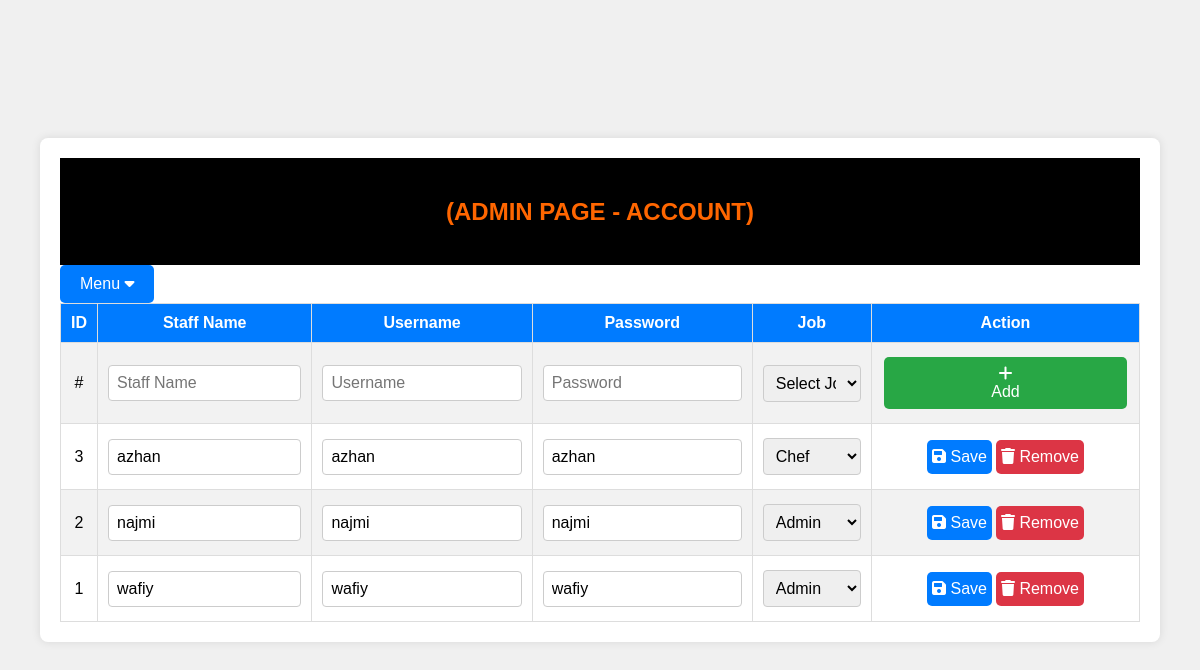
/admin_account.php (signed in), run on the app's committed database.
### tables this page shows
CREATE TABLE `staff_details` (
  `id` int(250) NOT NULL,
  `staff_name` varchar(250) NOT NULL,
  `username` varchar(255) DEFAULT NULL,
  `password` varchar(255) DEFAULT NULL,
  `job` varchar(250) NOT NULL
);

### admin_account.php (the view, shortened to what this page needs)
<?php
include "connection.php";
?>
<!DOCTYPE html>
<html lang="en">
<head>
    <link rel="stylesheet" href="https://cdnjs.cloudflare.com/ajax/libs/font-awesome/6.0.0-beta3/css/all.min.css">
    <link rel="stylesheet" href="https://cdn.jsdelivr.net/npm/sweetalert2@11/dist/sweetalert2.min.css">
</head>
<body>
    <div class="container">
        <div class="header">
            <h2>(ADMIN PAGE - ACCOUNT)</h2>
        </div>
        <div class="dropdown">
            <button class="dropbtn">Menu <i class="fas fa-caret-down"></i></button>
        </div>
        <table>
            <tr>
                <th>ID</th>
                <th>Staff Name</th>
                <th>Username</th>
                <th>Password</th>
                <th>Job</th>
                <th>Action</th>
            </tr>
            <tr>
            <form id="add-staff-form">
    <td>#</td>
    <td><input type="text" name="staff_name" placeholder="Staff Name" required></td>
    <td><input type="text" name="username" placeholder="Username" required></td>
    <td><input type="text" name="password" placeholder="Password" required></td>
    <td>
        <select name="job" required>
            <option value="">Select Job</option>
        </select>
    </td>
    <td><button type="submit" class="add-button"><i class="fas fa-plus"></i> Add</button></td>
</form>
<?php
$sql = "SELECT * FROM staff_details ORDER BY id DESC";
$result = $conn->query($sql);
if ($result->num_rows > 0) {
    while($row = $result->fetch_assoc()) {
        echo "<tr>";
        echo "<form class='edit-form'>";
        echo "<td>" . $row["id"] . "</td>";
        echo "<td><input type='text' name='name' value='" . $row["staff_name"] . "' required></td>";
        echo "<td><input type='text' name='username' value='" . $row["username"] . "' required></td>";
        echo "<td><input type='text' name='password' value='" . $row["password"] . "' required></td>";
        echo "<td>
                <select name='job' required>
                    <option value='Admin'" . ($row["job"] == "Admin" ? " selected" : "") . ">Admin</option>
                    <option value='Chef'" . ($row["job"] == "Chef" ? " selected" : "") . ">Chef</option>
                </select>
              </td>";
        echo "<td><button type='submit' class='save-button'><i class='fas fa-save'></i> Save</button>";
        echo "<a href='#' class='remove-button' data-id='" . $row["id"] . "'><i class='fas fa-trash'></i> Remove</a></td>";
        echo "</form>";
        echo "</tr>";
    }
} else {
    echo "<tr><td colspan='6'>No staff members found.</td></tr>";
}
?>
        </table>
    </div>
</body>
</html>

### admin_account.php (style rules this page uses)
body { font-family: Arial, sans-serif; background-color: #f0f0f0; margin: 0; display: flex; justify-content: center; align-items: center; height: 100vh; flex-direction: column; }
.container { width: 90%; background-color: #ffffff; border-radius: 8px; box-shadow: 0 0 10px rgba(0, 0, 0, 0.1); margin-bottom: 20px; max-height: 100vh; padding: 20px; }
.header { background-color: #000000; color: #ff6600; text-align: center; padding: 20px; }
table { width: 100%; border-collapse: collapse; background-color: #ffffff; }
th, td { border: 1px solid #dddddd; padding: 10px; text-align: center; word-wrap: break-word; }
th { background-color: #007bff; color: #ffffff; font-weight: bold; }
tr:nth-child(even) { background-color: #f2f2f2; }
input[type="text"], input[type="password"], select { width: 100%; padding: 8px; margin: 4px 0; box-sizing: border-box; border: 1px solid #ccc; border-radius: 4px; font-size: 16px; }
button { padding: 5px 10px; margin-right: 5px; border: none; border-radius: 5px; cursor: pointer; }
.remove-button { background-color: #6c757d; color: #fff; }
.dropdown { position: relative; display: inline-block; margin-right: 10px; }
.dropbtn { padding: 10px 20px; font-size: 16px; margin-right: 5px; border: none; border-radius: 5px; cursor: pointer; background-color: #007bff; color: white; }
.add-button { background-color: #28a745; color: #ffffff; border: none; padding: 8px 100px; text-align: center; text-decoration: none; display: inline-block; font-size: 16px; margin: 4px 2px; cursor: pointer; border-radius: 5px; transition: background-color 0.3s; }
.save-button { background-color: #007bff; color: #ffffff; border: none; padding: 8px 5px; text-align: center; text-decoration: none; display: inline-block; font-size: 16px; margin: 4px 2px; cursor: pointer; border-radius: 5px; transition: background-color 0.3s, box-shadow 0.3s; }
.remove-button { background-color: #dc3545; color: #ffffff; border: none; padding: 8px 5px; text-align: center; text-decoration: none; display: inline-block; font-size: 16px; margin: 4px 2px; cursor: pointer; border-radius: 5px; transition: background-color 0.3s, box-shadow 0.3s; }

### data on the page
staff_details: id "3", name "azhan", username "azhan", password "azhan", job "Chef"
staff_details: id "2", name "najmi", username "najmi", password "najmi", job "Admin"
staff_details: id "1", name "wafiy", username "wafiy", password "wafiy", job "Admin"
